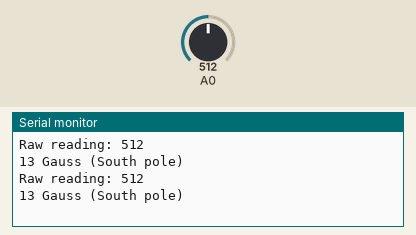
This sketch was run on a simulated Arduino Uno, built with avr-gcc and run on an emulated ATmega328P. Shown: the last lines printed to the serial monitor. The test bench sets the inputs (shaded band); at power-on: A0 = 512.

Above: at 2.8 s.
2.9 s: A0 set to 306
At 3.8 s:
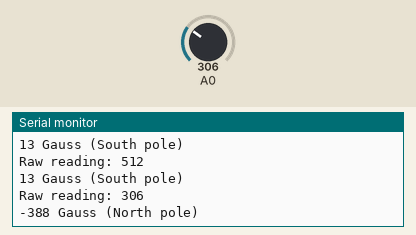
5.5 s: A0 set to 122
At 6.4 s:
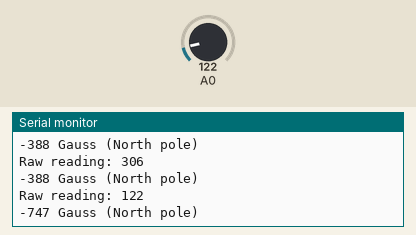
Timing chart, 0 to 8.5 s (numbered marks = the images above; inputs shaded):
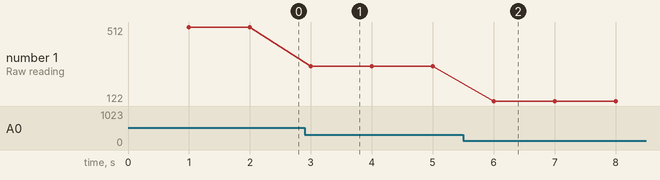

The sketch:

Hall_Sensor.ino
```cpp
#define NOFIELD 505L
// Uncomment one of the lines below according to device in use A1301 or A1302
// This is used to convert the analog voltage reading to milliGauss
#define TOMILLIGAUSS 1953L  // For A1301: 2.5mV = 1Gauss, and 1024 analog steps = 5V, so 1 step = 1953mG
// #define TOMILLIGAUSS 3756L  // For A1302: 1.3mV = 1Gauss, and 1024 analog steps = 5V, so 1 step = 3756mG

void setup()
{
  Serial.begin(9600);
}

void DoMeasurement()
{
// measure magnetic field
  int raw = analogRead(0);   // Range : 0..1024

  //Uncomment this to get a raw reading for calibration of no-field point
  Serial.print("Raw reading: ");
  Serial.println(raw);

  long compensated = raw - NOFIELD;                 // adjust relative to no applied field
  long gauss = compensated * TOMILLIGAUSS / 1000;   // adjust scale to Gauss

  Serial.print(gauss);
  Serial.print(" Gauss ");

  if (gauss > 0)     Serial.println("(South pole)");
  else if(gauss < 0) Serial.println("(North pole)");
  else               Serial.println();
}

void loop()
{
    delay(1000);
    DoMeasurement();
}
```

Measured:
- after the input at 2.9 s, the serial monitor: prints a new line after 0.10 s (image 1)
- after the input at 5.5 s, the serial monitor: prints a new line after 0.50 s (image 2)
- plotted number 1: 512 → 306 after the input at 2.9 s, 306 → 122 after the input at 5.5 s
